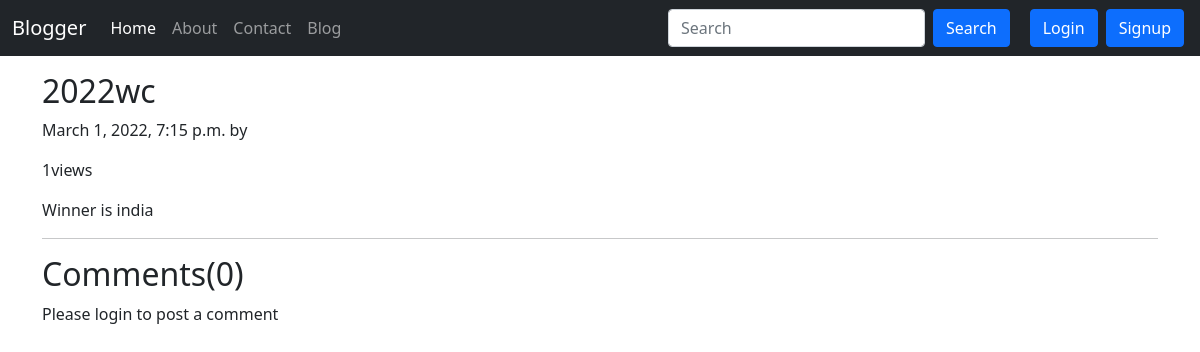
/blog/2022wc-vishal, run on an earlier commit of the app's database.
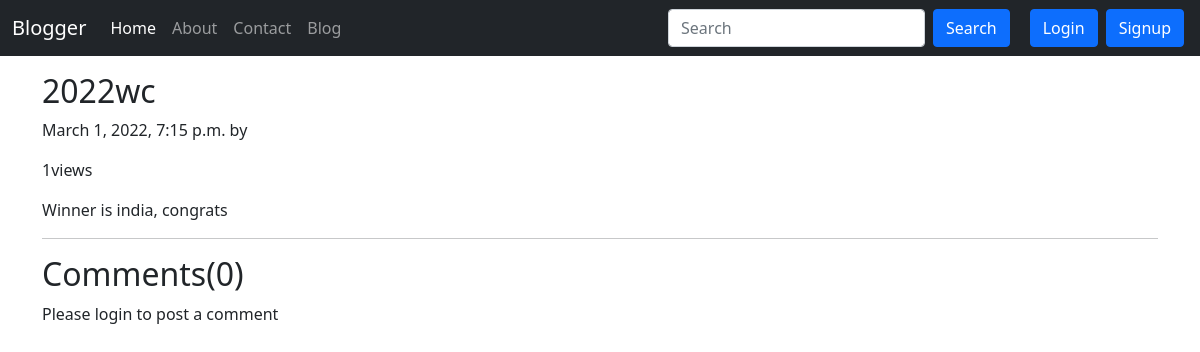
And on a later commit of the database.
### blog/models.py (models this page shows, shortened)
class Post(models.Model):
    sno = models.AutoField(primary_key=True)
    title = models.CharField(max_length=255)
    content = models.TextField()
    author = models.CharField(max_length=20)
    slug = models.CharField(max_length=130)
    views = models.IntegerField(default=0)
    timestamp = models.DateTimeField(blank=True)
    visibility = models.IntegerField(default=1)

### blog/views.py (the view)
# urls.py: path('<str:slug>', views.blogPost, name="blogPost"),
def blogPost(request, slug):
    post = Post.objects.filter(slug=slug)[0]
    post.views = post.views+1
    post.save()
    comments = BlogComment.objects.filter(post=post, parent=None)
    replies = BlogComment.objects.filter(post=post).exclude(parent=None)
    replyDict = {}
    for reply in replies:
        if reply.parent.sno not in replyDict.keys():
            replyDict[reply.parent.sno] = [reply]
        else:
            replyDict[reply.parent.sno].append(reply)
    context = {
        'post': post,
        'comments': comments,
        'user': request.user,
        'replyDict': replyDict,
    }
    return render(request, "blog/blogPost.html", context)

### templates/blog/blogPost.html (shortened to what this page needs)
{% extends 'base.html' %}
{% block blogactive %} active {% endblock blogactive %}
{% block body %}
{% load humanize %}
{% load extras %}
<div class="container my-3">
  <h2 class="blog-post-title">{{ post.title }}</h2>
  <p class="blog-post-meta">{{ post.timestamp}} by <a href="/about">{{post.author}}</a></p>
  <span>{{post.views}}views</span>
  <p>{{post.content|safe}}</p>
  <hr>
</div>
<div class="container">
  <h2>Comments({{comments.count}})</h2>
  <div class="my-2">
    {% if user.is_authenticated %}
    <form action="/blog/postComment" method="post">
      {% csrf_token %}
      <label class="my-2" for="comemnt">Post Your Views Here 😊</label><br>
      <textarea class="my-2" type="text" name="comment" placeholder="Enter Comment" cols="60" rows="3"></textarea>
      <br>
      <input type="hidden" name="postSno" value="{{post.sno}}">
      <input type="hidden" name="parentSno" value="">
      <input class="my-2 btn btn-outline-success" type="submit" value="Submit">
    </form>
    {% else %}
    <p>Please login to post a comment</p>
    {% endif %}
</div>
</div>
{% endblock body %}

What changed in the data, as far as the page shows it:
changed Post "2022wc": content "Winner is india" → "Winner is india, congrats"
